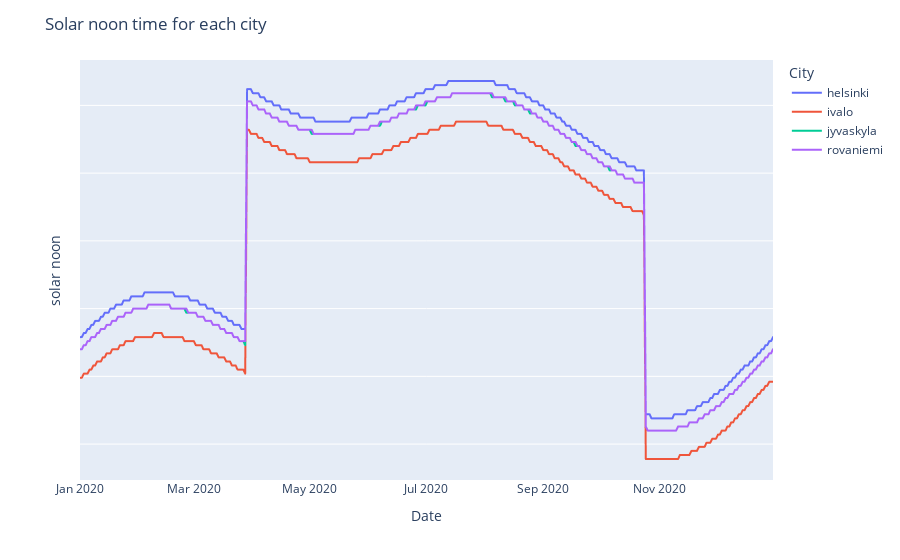

Notebook code for this chart:
### Markdown cell above
### Solar noon

### Code cell
a = data[data.Date.dt.year == 2020]
fig = px.line(a, x="Date", y = "solar noon", color ="City")

fig.update_layout(title="Solar noon time for each city")
fig.update_yaxes(showticklabels=False)
fig.update_xaxes(showgrid=False)
fig.show()

### Figure 1 — Plotly figure (JSON) as saved in the notebook; plotly's stock layout.template omitted (floating-point values rounded to 4 significant figures; data arrays with more than 128 entries replaced by an {"elided": "..."} marker saying what was removed)
{"data": [{"hovertemplate": "City=helsinki<br>Date=%{x}<br>solar noon=%{y}<extra></extra>", "legendgroup": "helsinki", "line": {"color": "#636efa", "dash": "solid"}, "mode": "lines", "name": "helsinki", "showlegend": true, "type": "scattergl", "x": {"elided": "366 str values"}, "xaxis": "x", "y": {"elided": "366 int values"}, "yaxis": "y"}, {"hovertemplate": "City=ivalo<br>Date=%{x}<br>solar noon=%{y}<extra></extra>", "legendgroup": "ivalo", "line": {"color": "#EF553B", "dash": "solid"}, "mode": "lines", "name": "ivalo", "showlegend": true, "type": "scattergl", "x": {"elided": "366 str values"}, "xaxis": "x", "y": {"elided": "366 int values"}, "yaxis": "y"}, {"hovertemplate": "City=jyvaskyla<br>Date=%{x}<br>solar noon=%{y}<extra></extra>", "legendgroup": "jyvaskyla", "line": {"color": "#00cc96", "dash": "solid"}, "mode": "lines", "name": "jyvaskyla", "showlegend": true, "type": "scattergl", "x": {"elided": "366 str values"}, "xaxis": "x", "y": {"elided": "366 int values"}, "yaxis": "y"}, {"hovertemplate": "City=rovaniemi<br>Date=%{x}<br>solar noon=%{y}<extra></extra>", "legendgroup": "rovaniemi", "line": {"color": "#ab63fa", "dash": "solid"}, "mode": "lines", "name": "rovaniemi", "showlegend": true, "type": "scattergl", "x": {"elided": "366 str values"}, "xaxis": "x", "y": {"elided": "366 int values"}, "yaxis": "y"}], "layout": {"legend": {"title": {"text": "City"}, "tracegroupgap": 0}, "margin": {"t": 60}, "title": {"text": "Solar noon time for each city"}, "xaxis": {"anchor": "y", "domain": [0, 1], "showgrid": false, "title": {"text": "Date"}}, "yaxis": {"anchor": "x", "domain": [0, 1], "showticklabels": false, "title": {"text": "solar noon"}}}}
